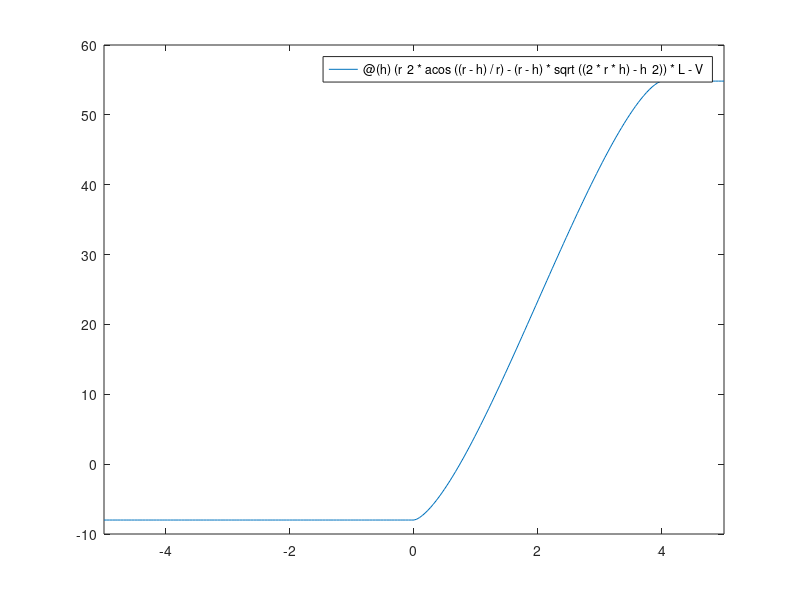

MATLAB code for this plot: (Note: this script raises an error after producing the figure.)
% syms V r h L;
% eqn = V == (r^2*acos((r-h)/r)-(r-h)*sqrt((2*r*h)-h^2))*L;
% V = 8;
% r = 2;
% L = 5;
% eqn = subs(eqn);
% S = vpasolve(eqn,h);

V = 8;
r = 2;
L = 5;
f = @(h) (r^2*acos((r-h)/r)-(r-h)*sqrt((2*r*h)-h^2))*L - V ;
fplot(f);
x = NR(f, 1);
disp(x(end));
